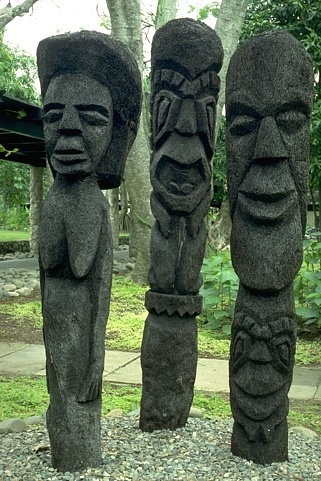
#> input picture 模式识别与计算机视觉（2025.2-2025.6）/作业/作业2/proj2_code/EdgeDetection/data/101085.jpg, 321 x 481 px
$ python -i laplacian.py   (imports and definitions only)   (older library calls are emulated)
#> lines starting #> are read from the running program, lines starting #| are printed output that depends on the picture
#> further down, picture is the input picture: shape (481, 321, 3); mean B, G, R 80.9, 102.6, 87.8
import cv2
import numpy as np

# https://docs.opencv.org/3.4/d5/db5/tutorial_laplace_operator.html
def StandLaplacian(src, ddepth = cv2.CV_16S, kernel_size=3):
    # laplacian = cv2.Laplacian(image, cv2.CV_8U)

    # Remove noise by blurring with a Gaussian filter
#> called with ddepth = 3, kernel_size = 3
    src = cv2.GaussianBlur(src, (3, 3), 0)
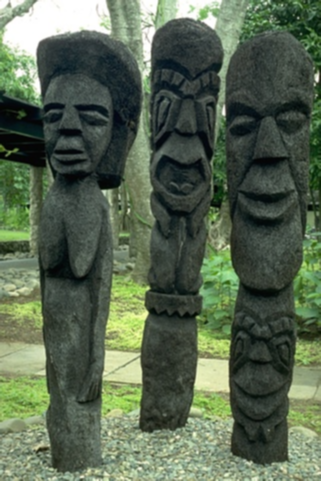
#> src: shape (481, 321, 3); mean of channels 0, 1, 2 81, 102.6, 87.9; drawn as B, G, R

    # Convert the image to grayscale
    src_gray = cv2.cvtColor(src, cv2.COLOR_BGR2GRAY)
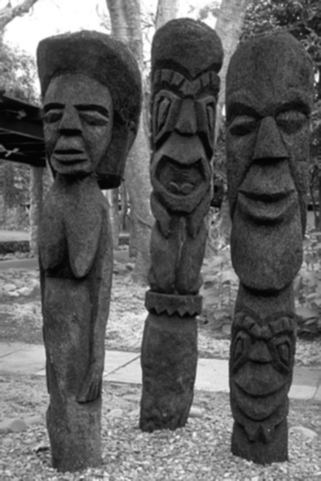
#> src_gray: shape (481, 321); min 3, max 255, mean 95.7

    # Apply Laplace function
    dst = cv2.Laplacian(src_gray, ddepth, ksize=kernel_size)
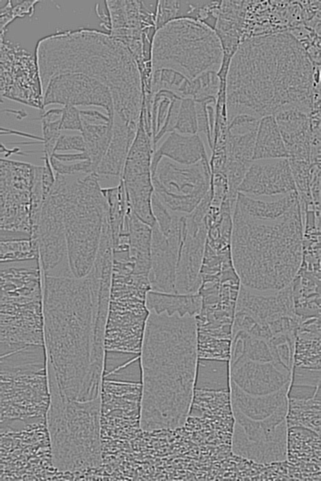
#> dst: shape (481, 321) int16; min -530, max 460, mean 0.1; drawn with min black and max white

    # converting back to uint8
    abs_dst = cv2.convertScaleAbs(dst)
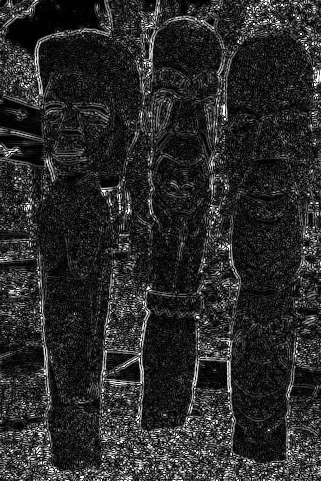
#> abs_dst: shape (481, 321); min 0, max 255, mean 42.2

    return abs_dst

# [50 lines left out: function CustomLaplacian, not called in this run]

>>> import cv2
>>> picture = cv2.imread('data/101085.jpg')
>>> result = StandLaplacian(picture)

$ run again, on 模式识别与计算机视觉（2025.2-2025.6）/作业/作业2/proj2_code/EdgeDetection/data/101087.jpg
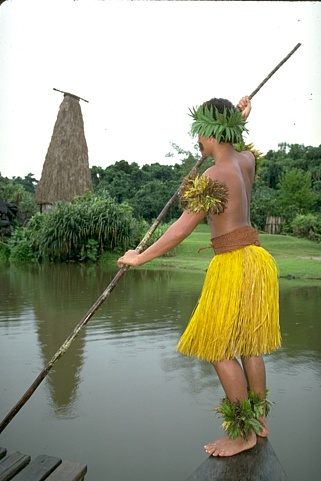
#> input picture 模式识别与计算机视觉（2025.2-2025.6）/作业/作业2/proj2_code/EdgeDetection/data/101087.jpg, 321 x 481 px
#> picture is the input picture: shape (481, 321, 3); mean B, G, R 133.6, 156.2, 153
#> in StandLaplacian, `dst = cv2.Laplacian(src_gray, ddepth, ksize=kernel_size)`:
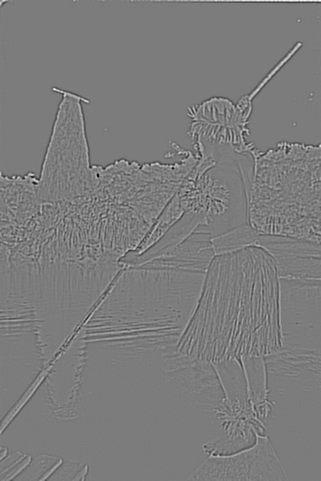
#> dst: shape (481, 321) int16; min -480, max 504, mean 0.2; drawn with min black and max white
#> in StandLaplacian, `abs_dst = cv2.convertScaleAbs(dst)`:
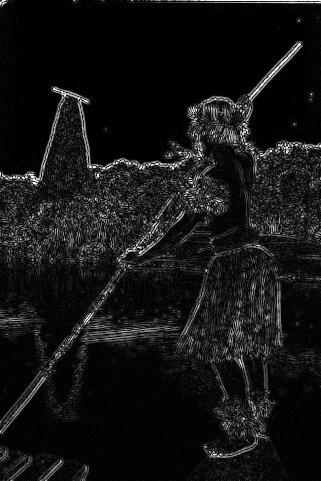
#> abs_dst: shape (481, 321); min 0, max 255, mean 20.2

$ run again, on 模式识别与计算机视觉（2025.2-2025.6）/作业/作业2/proj2_code/EdgeDetection/data/103070.jpg
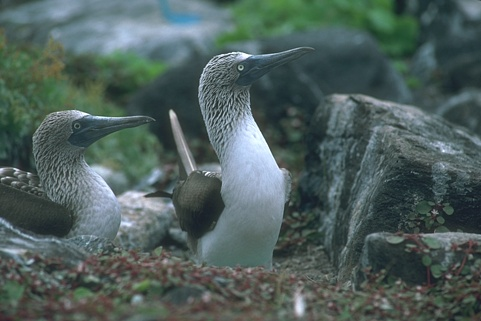
#> input picture 模式识别与计算机视觉（2025.2-2025.6）/作业/作业2/proj2_code/EdgeDetection/data/103070.jpg, 481 x 321 px
#> picture is the input picture: shape (321, 481, 3); mean B, G, R 92.7, 95.6, 78.9
#> in StandLaplacian, `dst = cv2.Laplacian(src_gray, ddepth, ksize=kernel_size)`:
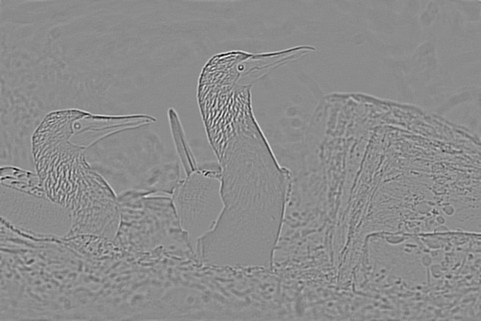
#> dst: shape (321, 481) int16; min -382, max 314, mean 0; drawn with min black and max white
#> in StandLaplacian, `abs_dst = cv2.convertScaleAbs(dst)`:
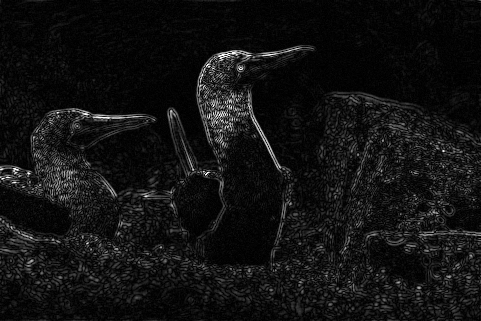
#> abs_dst: shape (321, 481); min 0, max 255, mean 18
